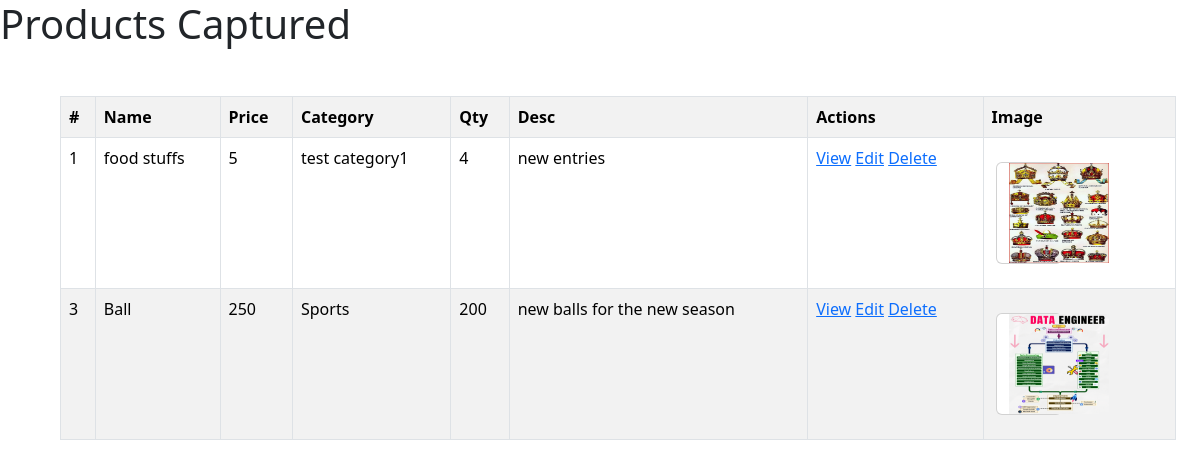
Page /view_products/ on the committed database.
### teachers/models.py (models this page shows)
class Product(models.Model):
    prod_name = models.CharField(max_length=100)
    prod_price = models.IntegerField()
    prod_desc = models.TextField()
    prod_category = models.CharField(max_length=50)
    prod_img = models.ImageField(upload_to='products/')
    prod_qty = models.IntegerField()

### teachers/views.py (the view)
# urls.py: path('view_products/',views.view_product,name='view_product'),
def view_product(request):
    products = Product.objects.all()
    return render(request,'viewproducts.html',{'products':products})

### teachers/templates/viewproducts.html (shortened to what this page needs)
<!DOCTYPE html>
<html lang="en">
<head>
    <link href="https://cdn.jsdelivr.net/npm/bootstrap@5.3.3/dist/css/bootstrap.min.css" rel="stylesheet">
</head>
<body>
<h1>Products Captured</h1>
    <div class="container m-5">
       <table class="table table-bordered table-striped">
           <tr>
               <th>#</th>
               <th>Name</th>
               <th>Price</th>
               <th>Category</th>
               <th>Qty</th>
               <th>Desc</th>
               <th>Actions</th>
               <th>Image</th>
           </tr>
        {% for product in products %}
            <tr>
               <td>{{ product.id }}</td>
               <td>{{ product.prod_name }}</td>
               <td>{{ product.prod_price }}</td>
               <td>{{ product.prod_category }}</td>
               <td>{{ product.prod_qty }}</td>
               <td>{{ product.prod_desc }}</td>
                <td>
                    <a href="/details/{{ product.id }}/">View</a>
                    <a href="/update/{{ product.id }}/">Edit</a>
                    <a href="/delete/{{ product.id }}">Delete</a>
                </td>
               <td><div class="row">
                <div class="col-md-4 card m-3">
                    <img src="/media/{{ product.prod_img }}" alt="{{ product.prod_name }} image" width="100" height="100">
                </div>
              </div>
               </td>
            </tr>
    {% endfor %}
</div>
</body>
</html>

### rows in the picture
Product: id "1", prod_name "food stuffs", prod_price "5", prod_category "test category1", prod_qty "4", prod_desc "new entries", prod_img (picture)
Product: id "3", prod_name "Ball", prod_price "250", prod_category "Sports", prod_qty "200", prod_desc "new balls for the new season", prod_img (picture)
